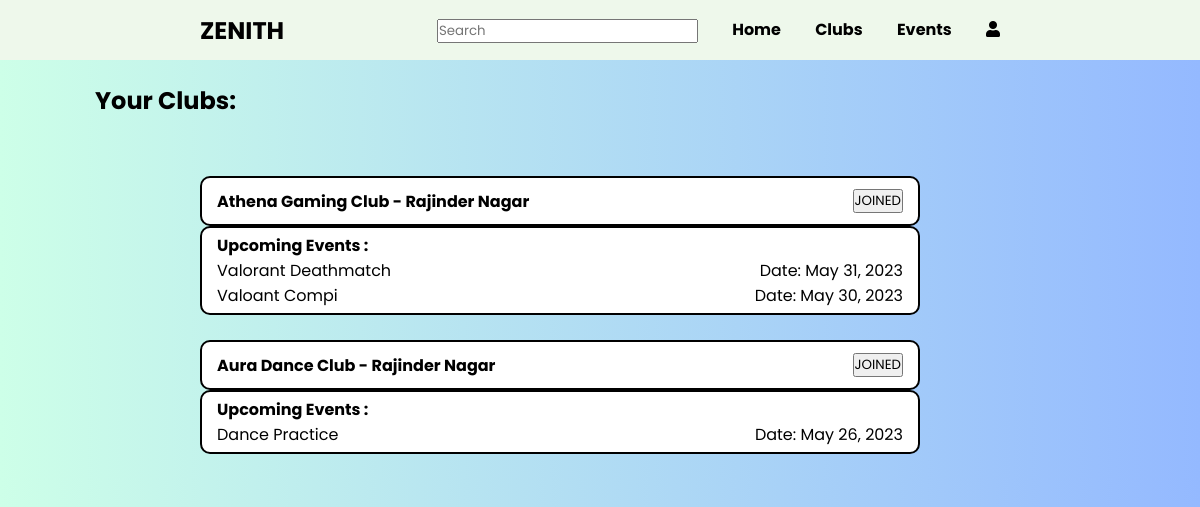
The page /your_clubs (signed in) on the database its author committed.
### accounts/models.py (models this page shows, shortened)
class Clubs(BaseModel):
    club_name = models.CharField(max_length=50)
    club_locality = models.CharField(max_length=50)
    club_joined = models.BooleanField(default=False)
    club_members = models.IntegerField(null=True)
    club_presdent = models.CharField(max_length=50)
    club_desc = models.TextField()
    club_events = models.ManyToManyField('Events' , related_name='+' ,blank=True , null=True)

class Events(BaseModel):
    event_name = models.CharField(max_length=40)
    event_club = models.ForeignKey(Clubs , on_delete=models.CASCADE)
    event_date = models.DateField(null=True , blank=True , auto_now=False , auto_now_add=False)
    event_time = models.TimeField(null=True , blank=True , auto_now=False , auto_now_add=False)
    event_desc = models.TextField(null=True )
    event_registered = models.BooleanField(default=False)
    def __str__(self):
        return str(self.event_name)

### home/views.py (the view)
# urls.py: path('your_clubs' , your_clubs , name='your_clubs'),
def your_clubs(request):
    user=request.user
    clubs = JoinedClubs.objects.filter(user=user)
    if clubs == None:
        return render(request , 'your_clubs.html' , {'user_clubs': 0})
    user_clubs = clubs[0].clubs.all()
    print(clubs[0])
    print(user_clubs[0].club_events.all())
    return render(request , 'your_clubs.html' , {'user_clubs': user_clubs})

### templates/your_clubs.html (shortened to what this page needs)
<!DOCTYPE html>
<html lang="en">
<head>
    <link rel="stylesheet" href="/media/landing.css">
    <link rel="stylesheet" href="/media/textstyle.css">
    <link rel="stylesheet" href="/media/card.css">
    <link rel="stylesheet" href="https://cdnjs.cloudflare.com/ajax/libs/font-awesome/5.14.0/css/all.min.css">
</head>
<body>
    <header class="head" style="height: 60px">
        <a href="#" class="brand">ZENITH</a>
        <div class="navigation">
            <div class="navigation-items">
                <input class="search_bar" type="text" placeholder="Search">
                <a href="{% url 'your_clubs' %}"><b>Home</b></a>
                <a href="{% url 'all_clubs' %}"><b>Clubs</b></a>
                <a href=""><b>Events</b></a>
                <a href="" class="icon icon-sm rounded-circle border"><i class="fa fa-user"></i></a>
            </div>
        </div>
    </header>
    <div class="container" style="height: 200%;">
        <div class="section" style="height: 22vh;">
            <br>
            <h2>Your Clubs: </h2>
        </div>
        {% for club in user_clubs %}
        <div class="card">
                <div class="card-title"
                    style="font-family:Arial, Helvetica, sans-serif; text-align:left;">
                    <h4>{{club.club_name}} - {{club.club_locality}} </h4> <button class="joined-btn"> JOINED </button>
                </div>
                <div class="card-body">
                    <b>Upcoming Events : </b>
                    <br>
                    {%for event in club.club_events.all %}
                    {{event}} <span style="float:right;">Date: {{event.event_date}}</span><br>
                    {%endfor%}
                </div>
        </div>
        <br>
    {% endfor %}
    </div>
</body>
</html>

### public/static/landing.css (style rules this page uses)
* { margin: 0; padding: 0; box-sizing: border-box; font-family: "Poppins", sans-serif; scroll-behavior:smooth; }
header { top: 0; position: sticky; z-index: 999; position: fixed; top: 0; left: 0; width: 100%; display: flex; justify-content: space-between; align-items: center ; padding: 15px 200px; transition: 0.5s ease; }
.head:before { z-index: -1; content: ''; width: 100%; height: 100%; position: absolute; background-color: #eef8eb; left: 0; }
header .brand { color:black; font-size: 1.5em; font-weight: 700; text-transform: uppercase; text-decoration: none; }
header .navigation { position: relative; }
header .navigation .navigation-items a { position: relative; color: black; font-size: 1em; font-weight: 500; text-decoration: none; margin-left: 30px; transition: 0.3s ease; }
header .navigation .navigation-items a:before { content: ''; position: absolute; background: grey; width: 0; height: 3px; bottom: -5px; left: 0; transition: 0.3s ease; }
.section { display: flex; justify-content: center; flex-direction: column; padding-left: 95px; height: 105vh; }
.container { background-image: linear-gradient(to right,#cdffe8, #94b9ff); overflow: hidden; display: flex; flex-direction: column; }

### public/static/textstyle.css (style rules this page uses)
* { margin: 0; padding: 0; box-sizing: border-box; font-family: 'Poppins', sans-serif; }

### public/static/card.css (style rules this page uses)
.container .card { width: 77vw; margin-left: 200px; margin-right: 200px; }
body { background-image: linear-gradient(to right,#cdffe8, #94b9ff); height: 200%; }
.card .card-title { background-color: white; display: flex; align-items: center; border: 2px black solid; border-radius: 10px; height: 50px; width: 60vw; padding: 0px 15px; justify-content: space-between; }
.card .card-body { background-color: white; border: 2px black solid; border-radius: 10px; padding: 5px 15px; width: 60vw; }

### rows shown on the page
Clubs: club_name "Athena Gaming Club", club_locality "Rajinder Nagar"
Events: event_name "Valorant Deathmatch", event_date "May 31, 2023"
Events: event_name "Valoant Compi", event_date "May 30, 2023"
Clubs: club_name "Aura Dance Club", club_locality "Rajinder Nagar"
Events: event_name "Dance Practice", event_date "May 26, 2023"
